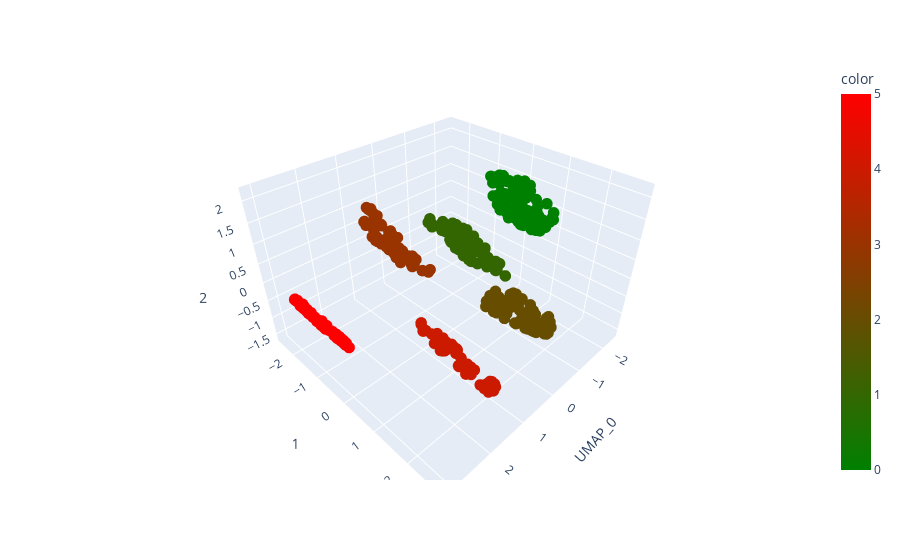

The notebook cell this image was saved under:
### Code cell
from IPython.display import SVG
import plotly.express as px

df = scaffold_df
X = scaffold_df[['UMAP_0', 'UMAP_1', 'Cluster']]

pca = PCA(n_components=3)
components = pca.fit_transform(X)

total_var = pca.explained_variance_ratio_.sum() * 100

fig = px.scatter_3d(
    components, x=0, y=1, z=2, color=df['Cluster'],   
    color_continuous_scale=['green','red'], 
    labels={'0': 'UMAP_0'}
)

fig.update_traces(marker_size=4)
fig.show()

### Figure 1 — Plotly figure (JSON) as saved in the notebook; plotly's stock layout.template omitted (floating-point values rounded to 4 significant figures; data arrays with more than 128 entries replaced by an {"elided": "..."} marker saying what was removed)
{"data": [{"hovertemplate": "UMAP_0=%{x}<br>1=%{y}<br>2=%{z}<br>color=%{marker.color}<extra></extra>", "legendgroup": "", "marker": {"color": {"elided": "541 int values"}, "coloraxis": "coloraxis", "size": 4, "symbol": "circle"}, "mode": "markers", "name": "", "scene": "scene", "showlegend": false, "type": "scatter3d", "x": {"elided": "541 float values"}, "y": {"elided": "541 float values"}, "z": {"elided": "541 float values"}}], "layout": {"coloraxis": {"colorbar": {"title": {"text": "color"}}, "colorscale": [[0, "green"], [1, "red"]]}, "legend": {"tracegroupgap": 0}, "margin": {"t": 60}, "scene": {"domain": {"x": [0, 1], "y": [0, 1]}, "xaxis": {"title": {"text": "UMAP_0"}}, "yaxis": {"title": {"text": "1"}}, "zaxis": {"title": {"text": "2"}}}}}
